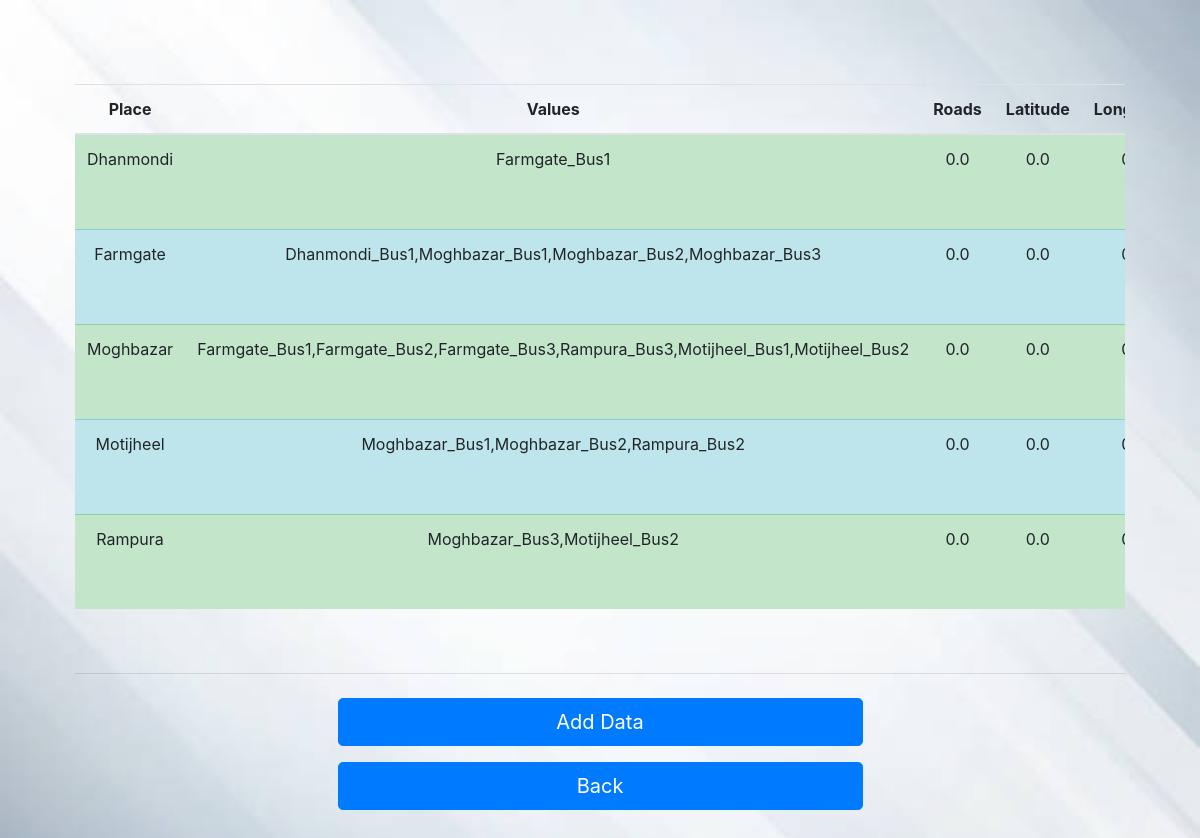
The app's page /DataBusRoutes (signed in) with its own data.
### tg/models.py (models this page shows, shortened)
class BusRoutes(models.Model):
    place=models.CharField(max_length=250)
    values=models.TextField()
    roads=models.TextField()
    geoLocLat=models.FloatField()
    geoLocLon=models.FloatField()

### tg/views.py (the view, shortened to what this page needs)
# urls.py: path('DataBusRoutes',views.DataBusRoutes,name="DataBusRoutes"),
def DataBusRoutes(request):
    if request.user.is_anonymous or request.user.is_staff==False:
        return redirect("/login")
    bRoutes=BusRoutes.objects.all()
    if len(bRoutes)==0:
        context={
            'datList':"none",
        }
    else:
        context={
            'datList':bRoutes,
        }
    if request.method=="POST" and 'addDat' in request.POST:
        context2={
            'datRoute':"none",
        }
        return render(request,'AddBusRoutes.html',context2)
    elif request.method=="POST" and 'delDat' in request.POST:
        delID=request.POST.get("delDat")
        delDat=BusRoutes.objects.get(id=delID)
        delDat.delete()
        return redirect("/DataBusRoutes")
    return render(request,'DataBusRoutes.html',context)

### templates/DataBusRoutes.html (shortened to what this page needs)
<!doctype html>
<html lang="en">
  <head>
    <link rel="stylesheet" href="https://stackpath.bootstrapcdn.com/bootstrap/4.3.1/css/bootstrap.min.css">
  </head>
  <body>
    </head>
<body class="bg-light" >
<form class="form-inline" method="POST" action='/DataBusRoutes'>
  <div class="container">
    <main>
        <div class="py-4 text-center">
            {% if datList != "none" %}
            <div class="table-responsive">
            <table class="table">
              <thead>
                <tr>
                  <th>
                    Place
                  </th>
                  <th>
                    Values
                  </th>
                  <th>
                    Roads
                  </th>
                  <th>
                    Latitude
                  </th>
                  <th>
                    Longitude
                  </th>
                </tr>
              </thead>
              <tbody>
                {% for dat in datList %}
                  {% if forloop.counter|divisibleby:2 %}
                  <tr class="table-info">
                    <td>
                      {{dat.place}}
                    </td>
                    <td>
                      {{dat.values}}
                    </td>
                    <td>
                      {{dat.roads}}
                    </td>
                    <td>
                        {{dat.geoLocLat}}
                    </td>
                    <td>
                    </td>
                  </tr>
                  {% else %}
                  <tr class="table-success">
                    <td>
                        {{dat.place}}
                      </td>
                      <td>
                        {{dat.values}}
                      </td>
                      <td>
                        {{dat.roads}}
                      </td>
                      <td>
                          {{dat.geoLocLat}}
                      </td>
                      <td>
                      </td>
                  </tr>
                  {% endif %}
                {% endfor %}
              </tbody>
            </table>
          </div>
          {% endif %}
      </div>
            <hr class="my-4">
            <div class="wrapper">
            <button class="w-50 mb-3 btn btn-primary btn-lg" type="submit" name="addDat">Add Data</button>
            <button class="w-50 mb-3 btn btn-primary btn-lg" type="button" onclick="window.location.href='/adminIndex';">Back</button>
            </div>
    </main>
  </div>
  </form>
  </body>
</html>

### templates/DataBusRoutes.html (style rules this page uses)
body { background-image: url('/static/silverOrg.jpg'); background-repeat: no-repeat; padding: 60px; background-attachment: fixed; background-size: 100% 100%; }
.wrapper { text-align: center; }

### records on screen
BusRoutes: place "Dhanmondi", values "Farmgate_Bus1", roads "0.0", geoLocLat "0.0"
BusRoutes: place "Farmgate", values "Dhanmondi_Bus1,Moghbazar_Bus1,Moghbazar_Bus2,Moghbazar_Bus3", roads "0.0", geoLocLat "0.0"
BusRoutes: place "Moghbazar", values "Farmgate_Bus1,Farmgate_Bus2,Farmgate_Bus3,Rampura_Bus3,Motijheel_Bus1,Motijheel_Bus2", roads "0.0", geoLocLat "0.0"
BusRoutes: place "Motijheel", values "Moghbazar_Bus1,Moghbazar_Bus2,Rampura_Bus2", roads "0.0", geoLocLat "0.0"
BusRoutes: place "Rampura", values "Moghbazar_Bus3,Motijheel_Bus2", roads "0.0", geoLocLat "0.0"
